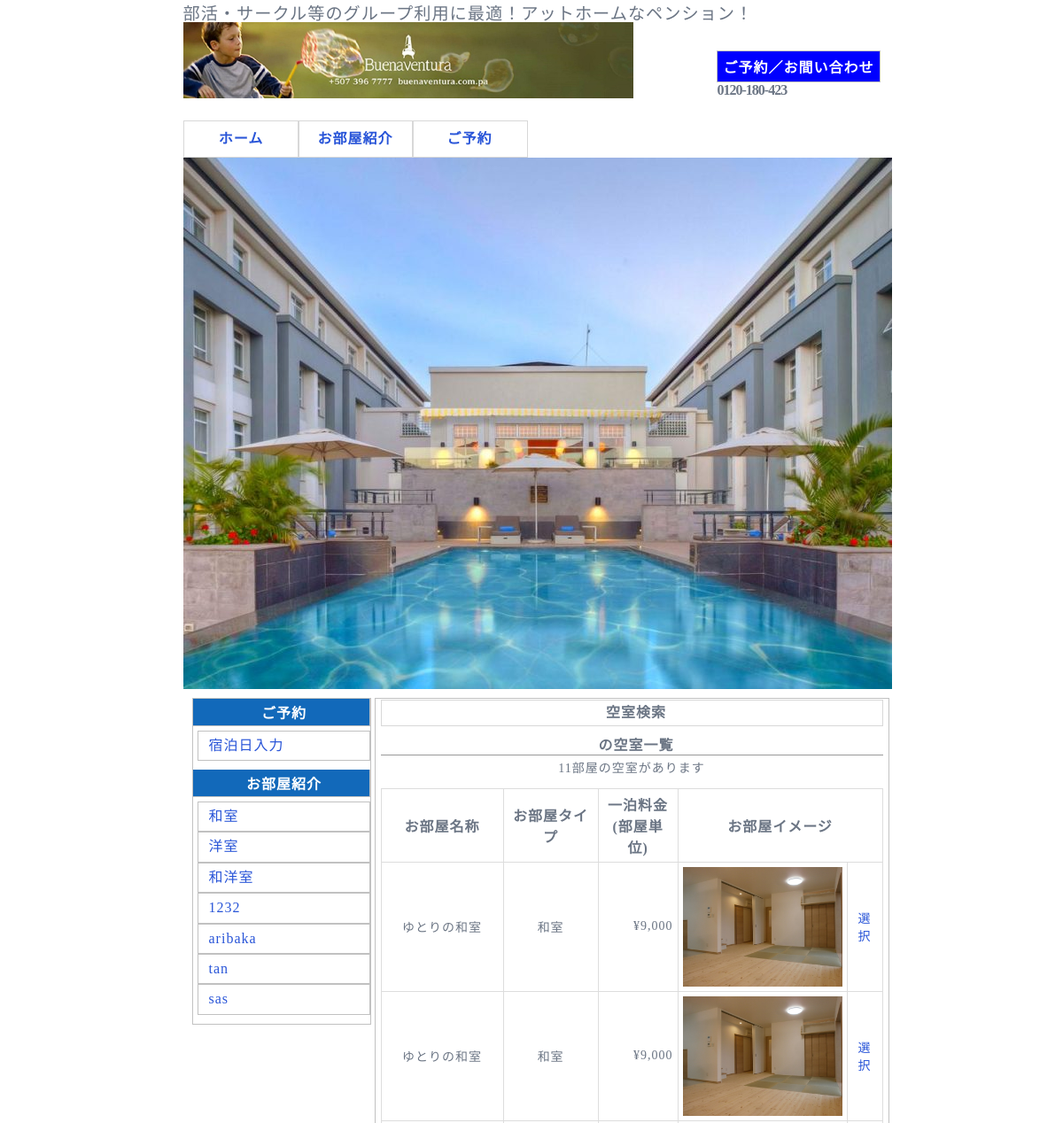
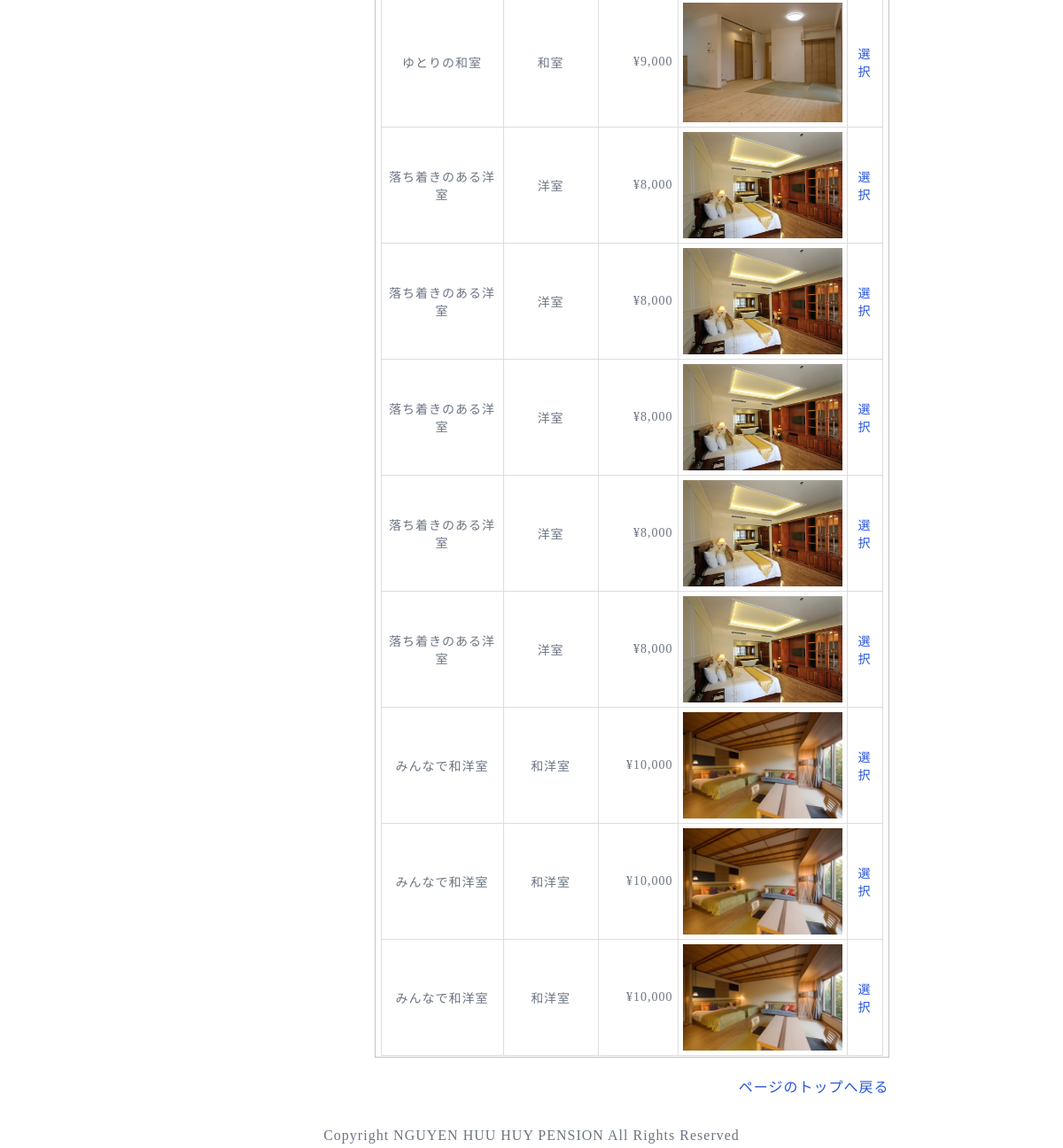
/reserveRoomList.php, run on the app's committed database (2 pictures, top to bottom).
### tables this page shows
CREATE TABLE `room` (
  `room_no` int(11) NOT NULL,
  `room_name` varchar(50) DEFAULT NULL,
  `information` varchar(255) DEFAULT NULL,
  `main_image` varchar(50) DEFAULT NULL,
  `image1` varchar(50) DEFAULT NULL,
  `image2` varchar(50) DEFAULT NULL,
  `image3` varchar(50) DEFAULT NULL,
  `amenity` varchar(255) DEFAULT NULL,
  `dayfee` int(11) DEFAULT NULL,
  `capacity` int(11) DEFAULT NULL,
  `type_id` int(11) DEFAULT NULL
);

CREATE TABLE `room_type` (
  `type_id` int(11) NOT NULL,
  `type_name` varchar(30) DEFAULT NULL
);

### reserveRoomList.php (the view, shortened to what this page needs)
<?php
$link=mysqli_connect(DB_SERVER,DB_USER,DB_PASS,DB_NAME);
mysqli_set_charset($link,"utf8");
?>
<!DOCTYPE html>
<html lang="ja">
    <head>
        <link href="stylecss.css" rel="stylesheet" type="text/css">
	</head>
	<body>
	<div id="container">
	<header id="header">
		<div id="pr">
			<p>部活・サークル等のグループ利用に最適！アットホームなペンション！</p>
		</div>
			<h1><a href="./index.php"><img src="images/logo.jpg" alt=""></a></h1>
		<div id="contact">
			<h2>ご予約／お間い合わせ</h2>
			<span class="tel">0120-180-423</span>
		</div>
	</header>
	<nav id="menu">
		<ul>
			<li><a href="./index.php">ホーム</a></li>
			<li><a href="./roomList.php">お部屋紹介</a></li>
			<li><a href="./reserveDay.php">ご予約</a></li>
		</ul>
	</nav>
	<div id="icatch">
		<img src="images/main_visual.jpg" alt="">
	</div>
	<div id="contens">
		<main id="main">
			<article>
				<section>
				<h2>空室検索</h2>
				<?php
				$reserveDt =$_POST['reserveDay'];
				$sql ="SELECT room_name,type_name,dayfee,main_image,room_no
				from room,room_type where room.type_id =room_type.type_id
				and room.room_no NOT IN (SELECT room_no FROM reserve WHERE date(reserve_date) ='{$reserveDt}')";
				$result =  mysqli_query($link,$sql);
				?>
				<h3> <?php echo $reserveDt?>  の空室一覧</h3>
				<p><?php
				 if(mysqli_num_rows($result)!=null){
				 echo mysqli_num_rows($result); }else{
				echo "申し訳ございません。" ;}
				?>部屋の空室があります</p>
				<table>
				<th>お部屋名称</th>
				<th>お部屋タイプ</th>
				<th>一泊料金<br>(部屋単位)</th>
				<th colspan="2">お部屋イメージ</th>
				<?php
				while ($row=mysqli_fetch_array($result, MYSQLI_ASSOC)){
				echo "<tr>";
				echo "<td>{$row['room_name']}</td>";
				echo "<td>{$row['type_name']}</td>";
				$dayfee =number_format($row['dayfee']);
				echo "<td class='number'>&yen;{$dayfee}</td>";
				echo "<td><img class='small' src='./images/{$row['main_image']}'></td>";
					echo "<td> <a href='./reserveDetail.php?rno={$row['room_no']}' >選択</a></td>";
				echo "</tr>";
				}
				?>
				</table>
				</section>
			</article>
		</main>
	<aside id="side">
		<section>
			<h2>ご予約</h2>
				<ul>
					<li><a href="./reserveDay.php">宿泊日入力</a></li>
				</ul>
		</section>
		<section>
			<h2>お部屋紹介</h2>
			<?php include("./sideList.php");
			?>
		</section>
	</aside>
		<div id="pageTop">
			<a href="#top">ページのトップへ戻る</a>
		</div>
	</div>
	<footer id="footer">
	Copyright  NGUYEN HUU HUY PENSION All Rights Reserved
	</footer>
	</div>
	</body>
	</html>

### sideList.php (shortened to what this page needs)
<?php
$s_link=mysqli_connect(DB_SERVER,DB_USER,DB_PASS,DB_NAME);
mysqli_set_charset($s_link,"utf8");
$s_result=mysqli_query($s_link,"SELECT * FROM room_type");
echo"<ul>";
while($s_row=mysqli_fetch_array($s_result,MYSQLI_ASSOC)){
echo "<li><a href='./roomList.php?tid=".
$s_row['type_id']."'>".$s_row['type_name']."</a></li>";
}
echo"</ul>";
?>

### stylecss.css (style rules this page uses)
* { margin: 0; padding: 0; }
html { overflow: scroll; background-color: #FFF; }
#container { width: 787px; margin: 0 auto; background-color: #FFF; height: 100%; }
body { letter-spacing: 1px; font-size: 16px; color: #6b7584; }
a { color: #2955d8; text-decoration: none; }
#header { position: relative; width: 787px; margin: 0 auto; }
#pr { position: absolute; width: 787px; left: 0; top: 0; }
#header h1 { margin: 0; padding-top: 25px; }
#contact { position: absolute; bottom: 0; right: 0; }
#menu { width: 787px; margin: 0 auto; }
#menu ul { padding: 0; text-align: center; }
#menu li { float: left; width: 129px; }
#icatch { width: 787px; margin: 0 auto; }
#contens { width: 787px; margin: 0 auto; padding: 10px; }
#pageTop { clear: both; padding: 20px 0; text-align: right; }
#main { float: right; width: 567px; }
#side { float: left; width: 200px; border: 1px solid #C1C1C1; }
#footer { padding: 5px 0; text-align: center; }
section ul li { border: 1px solid #C1C1C1; }

### style_Deco.css (style rules this page uses)
img { border: 0; vertical-align: bottom; }
h1,h2,h3,h4,h5,h6 { margin: 0; }
#header img { width: 508px; }
#header h1 { margin: 0; padding-top: 25px; font-size: 16px; color: #4286f4; }
#header h2 { padding: 5px; font-size:16px; color: #FFF; padding-right: 6px; padding-left: 6px; background: blue; border: 1px solid #C1C1C1; }
#header #pr p { margin: 0; font-size: 1.2em; }
#header #contact .tel { color: #YYYYYY; font-size: XXpx; font-weight: bold; letter-spacing: -1px; line-height: 1.0; }
#menu li { padding-top: 25px; color: #YYYYYY; text-align: center; list-style-type: none; }
#menu li a { display: block; width: 129px; line-height: 40px; border-collapse: collapse; border: 1px solid #D8D8D8; font-weight: bold; font-size: 16px; white-space: nowrap; }
#main { padding: 1px; font-size: 1em; color: #YYYYYY; padding-right: 6px; padding-left: 6px; background: #YYYYYY; border: 1px solid #C1C1C1; text-align: center; }
#main h2 { margin-bottom: 8px; padding: 0 0 0 10px; color: #YYYYYY; font-family: Georgia,"MS ����","Hiragino Mincho Pro W3","�q���M�m���� Pro W3",serif; font-size: 16px; line-height: 28px; border: 1px solid #D8D8D8; }
#main h3 { margin-bottom: 3px; padding-left: 10px; font-size: 16px; border-bottom: 1px solid #999; }
#main p { margin: 0 0 1em 0; font-size: 14px; }
#main table { width: 100%; border-collapse: collapse;; }
#main table th { padding: 5px; font-size: 16px; text-align: center; border: 1px solid #ddd; background: #YYYYY; }
#main table td { padding: 5px; font-size: 14px; text-align: center; border: 1px solid #ddd; }
#main table td.number { text-align: right; }
#main img.small { width: 180px; }
#side { background: #YYYYYY; }
#side section { margin-bottom: 10px; }
#side h2 { padding: 3px; font-size: 1em; font-weight: bold; color: #fff; padding-left: 10px; background: #1269ba; border-bottom: 1px solid #C1C1C1; border-right: 1px solid #C1C1C1; text-align: center;; }
#side ul { margin: 5px 0 0 5px; padding: 0; }
#side li { padding: 5px 0 5px 0; line-height: 1.4; list-style: none; }
#side li a { display: block; padding-left: 12px; }

### data on the page
room: room_name "ゆとりの和室", type.type_name "和室", dayfee "9,000", main_image (picture)
room: room_name "ゆとりの和室", type.type_name "和室", dayfee "9,000", main_image (picture)
room: room_name "ゆとりの和室", type.type_name "和室", dayfee "9,000", main_image (picture)
room: room_name "落ち着きのある洋室", type.type_name "洋室", dayfee "8,000", main_image (picture)
room: room_name "落ち着きのある洋室", type.type_name "洋室", dayfee "8,000", main_image (picture)
room: room_name "落ち着きのある洋室", type.type_name "洋室", dayfee "8,000", main_image (picture)
room: room_name "落ち着きのある洋室", type.type_name "洋室", dayfee "8,000", main_image (picture)
room: room_name "落ち着きのある洋室", type.type_name "洋室", dayfee "8,000", main_image (picture)
room: room_name "みんなで和洋室", type.type_name "和洋室", dayfee "10,000", main_image (picture)
room: room_name "みんなで和洋室", type.type_name "和洋室", dayfee "10,000", main_image (picture)
room: room_name "みんなで和洋室", type.type_name "和洋室", dayfee "10,000", main_image (picture)
room_type: type_name "和室"
room_type: type_name "洋室"
room_type: type_name "和洋室"
room_type: type_name "1232"
room_type: type_name "aribaka"
room_type: type_name "tan"
room_type: type_name "sas"

### other printed values
mysqli_num_rows($result) "11"
